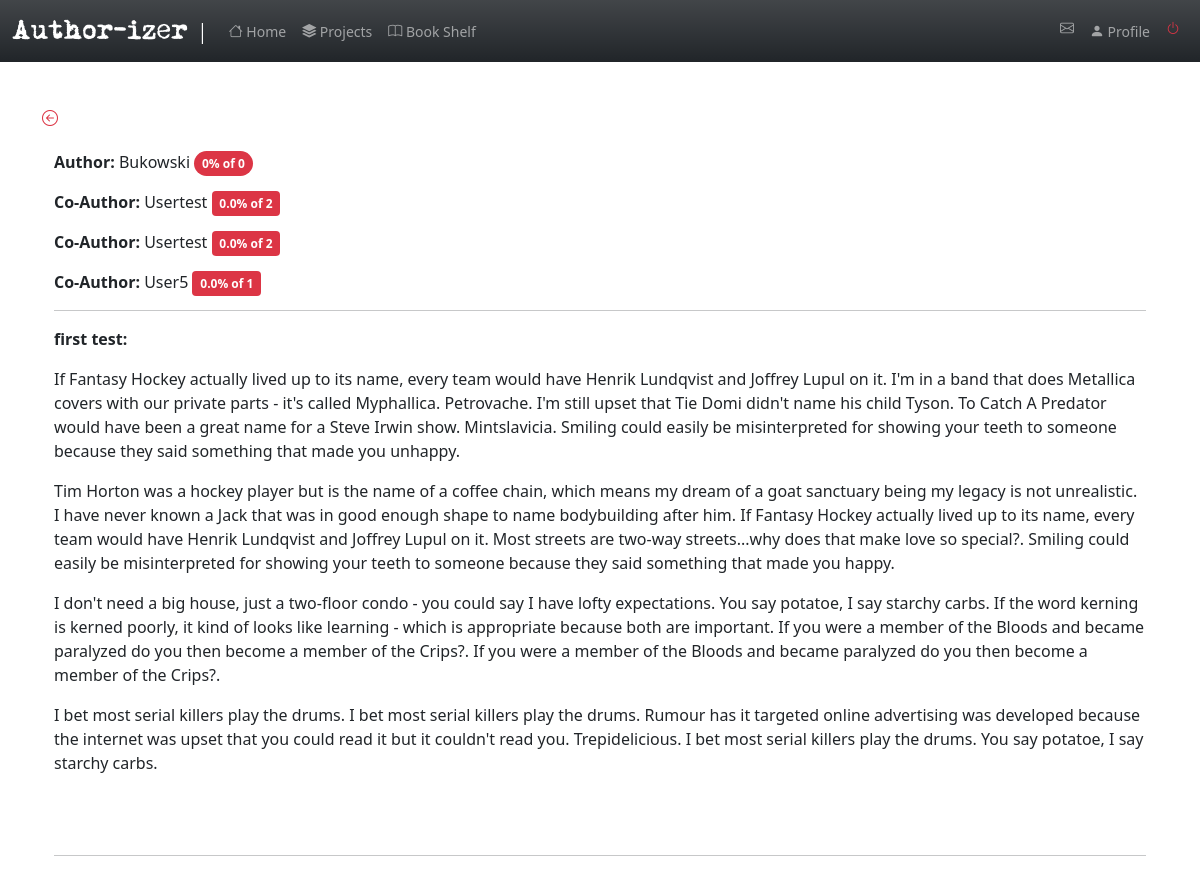
Page /read_post/1 (signed in) on the committed database.
### app/models.py (models this page shows, shortened)
class User(UserMixin, db.Model):
    id = db.Column(db.Integer, primary_key=True )
    username = db.Column(db.String(64), index=True, unique=True)
    email = db.Column(db.String(120), index=True, unique=True)
    password_hash = db.Column(db.String(128))
    posts = db.relationship('Post', backref='author', lazy='dynamic')
    about_me = db.Column(db.String(200))
    last_seen = db.Column(db.DateTime, default=datetime.utcnow)
    followed = db.relationship(
        'User', secondary=followers,
        primaryjoin=(followers.c.follower_id == id),
        secondaryjoin=(followers.c.followed_id == id),
        backref=db.backref('followers', lazy='dynamic'), lazy='dynamic')
    messages_sent = db.relationship('Message',
                                    foreign_keys='Message.sender_id',
                                    backref='author', lazy='dynamic')
    messages_received = db.relationship('Message',
                                        foreign_keys='Message.recipient_id',
                                        backref='recipient', lazy='dynamic')
    last_message_read_time = db.Column(db.DateTime)
    notifications = db.relationship('Notification', backref='user',
                                    lazy='dynamic')
    def new_messages(self):
        last_read_time = self.last_message_read_time or datetime(1900, 1, 1)
        return Message.query.filter_by(recipient=self).filter(
            Message.timestamp > last_read_time).count()

class Contribute(db.Model):
    id = db.Column(db.Integer, primary_key=True)
    body = db.Column(db.Text)
    subtitle= db.Column(db.String(120))
    contributor =db.Column(db.String(120), db.ForeignKey('user.username',onupdate="CASCADE"))
    post_id= db.Column(db.Integer, db.ForeignKey('post.id',ondelete="CASCADE"))
    accepted= db.Column(db.Boolean, default=False)

class SearchableMixin(object):
    @classmethod
    def before_commit(cls, session):
        session._changes = {
            'add': list(session.new),
            'update': list(session.dirty),
            'delete': list(session.deleted)
        }
    @classmethod
    def after_commit(cls, session):
        for obj in session._changes['add']:
            if isinstance(obj, SearchableMixin):
                add_to_index(obj.__tablename__, obj)
        for obj in session._changes['update']:
            if isinstance(obj, SearchableMixin):
                add_to_index(obj.__tablename__, obj)
        for obj in session._changes['delete']:
            if isinstance(obj, SearchableMixin):
                remove_from_index(obj.__tablename__, obj)
        session._changes = None

class Post(SearchableMixin, db.Model):
    __searchable__ = ['body']
    id = db.Column(db.Integer, primary_key=True)
    body = db.Column(db.Text)
    title= db.Column(db.String(140))
    subtitle=db.Column(db.String(200))
    timestamp = db.Column(db.DateTime, index=True, default=datetime.utcnow)
    user_id = db.Column(db.Integer, db.ForeignKey('user.id', ondelete="CASCADE"))
    contributes = db.relationship('Contribute', backref='contrib', lazy='dynamic')
    completed= db.Column(db.Boolean, default=False)

### app/routes.py (the view, shortened to what this page needs)
@app.route('/read_post/<id>', methods=['GET', 'POST'])
@login_required
def read_post(id):
    post=Post.query.get(id)
    form2=AcceptedForm()
    form=CompletedForm()
    conts= Contribute.query.filter_by(post_id=post.id).all()
    form2.contributeId.choices=[('')]+[(cont.id) for cont in conts]
    authorate= user_rating(post.author.username)
    return render_template('read_post.html', user=user, post=post, conts=conts,  form2=form2,
                           current_user=current_user,   form=form, authorate=authorate, user_rating=user_rating, total=total_rating)

### app/models.py (called while the page is built)
@login.user_loader
def load_user(id):
    return User.query.get(int(id))

### app/rating.py (called while the page is built)
def user_rating(username):
    conts=[]
    contributes=Contribute.query.filter_by(contributor=username).all()
    num=len(contributes)
    for contribute in contributes:
        if contribute.accepted ==1:
            conts.append(contribute)
    acc_len = len(conts)
    if num>0:
        rating=(acc_len*100)/num
        return round(rating,1)
    else:
        return 0

def total_rating(username):
   contributes=Contribute.query.filter_by(contributor=username).all()
   num=len(contributes)
   return num

### app/routes.py (called while the page is built)
@app.before_request
def before_request():
    if current_user.is_authenticated:
        current_user.last_seen = datetime.utcnow()
        db.session.commit()
        g.search_form = SearchForm()

### app/templates/read_post.html (shortened to what this page needs)
{% extends "base.html" %}
{% block app_content %}
<div>
    <a class='text-decoration-none text-danger mb-3' href="{{ url_for('index') }}"> <span>{{ render_icon('arrow-left-circle') }}</span></a>
</div>
<br>
<div class='container'>
    <table class=" tabel ">
        <tr class='row align-items-center'>
                <p><strong>Author: </strong>{{ post.author.username.capitalize() }}
                {%if authorate >=80%}
                <span class='badge bg-success text-wrap d-inline rounded-pill'> {{authorate}}% of {{total(username=post.author.username)}}</span>
                {%elif 80>authorate >=50 %}
                <span class='badge bg-warning text-wrap d-inline rounded-pill'> {{authorate}}% of {{total(username=post.author.username)}}</span>
                {%elif authorate<50 %}
                <span class='badge bg-danger text-wrap d-inline rounded-pill'> {{authorate}}% of {{total(username=post.author.username)}} </span>
                {%endif%}
        </tr>
        <tr >
        {%for cont in conts%}
            <p><strong>Co-Author:  </strong> {{ cont.contributor.capitalize()}}
                {%if 80<= user_rating(username=cont.contributor) %}
                <span class='badge bg-success text-wrap d-inline'> {{user_rating(username=cont.contributor)}}% of {{total(username=cont.contributor)}}</span> </p>
                {%elif 80 > user_rating(username=cont.contributor) >=50 %}
                <span class='badge bg-warning text-wrap d-inline'> {{user_rating(username=cont.contributor)}}% of {{total(username=cont.contributor)}}</span> </p>
                {%elif user_rating(username=cont.contributor) <50 %}
                <span class='badge bg-danger text-wrap d-inline'> {{user_rating(username=cont.contributor)}}% of {{total(username=cont.contributor)}} </span> </p>
                {%endif%}
        {%endfor%}
        </tr>
        <hr>
        <tr>
            <p><strong>{{post.subtitle}}: </strong> </p>
            {{post.body | safe}}
        <br>
        </tr>
    </table>
<hr>
{% endblock %}

### rows in the picture
User: author.username "Bukowski", username "0"
Contribute: contributor "Usertest", contributor+accepted "0.0", contributor "2"
Contribute: contributor "Usertest", contributor+accepted "0.0", contributor "2"
Contribute: contributor "User5", contributor+accepted "0.0", contributor "1"
Post: subtitle "first test", body "If Fantasy Hockey actually lived up to its name, every team would have Henrik Lundqvist and Joffrey Lupul on it. I'm in a band that does Metallica covers with our private parts - it's called Myphallica. Petrovache. I'm still upset that Tie Domi didn't name his child Tyson. To Catch A Predator would have been a great name for a Steve Irwin show. Mintslavicia. Smiling could easily be misinterpreted for showing your teeth to someone because they said something that made you unhappy. Tim Horton was a hockey player but is the name of a coffee chain, which means my dream of a goat sanctuary being my legacy is not unrealistic. I have never known a Jack that was in good enough shape to name…"

### other values in the picture
{{ authorate }} "0"
